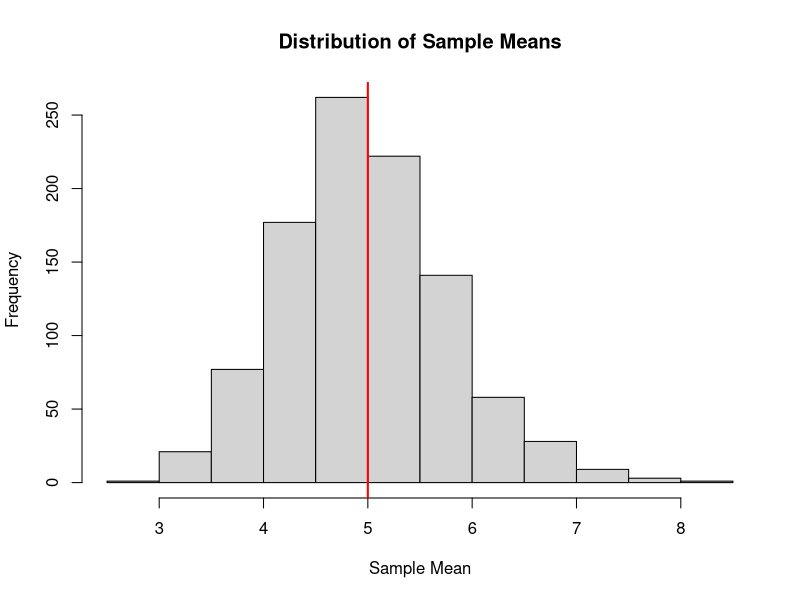
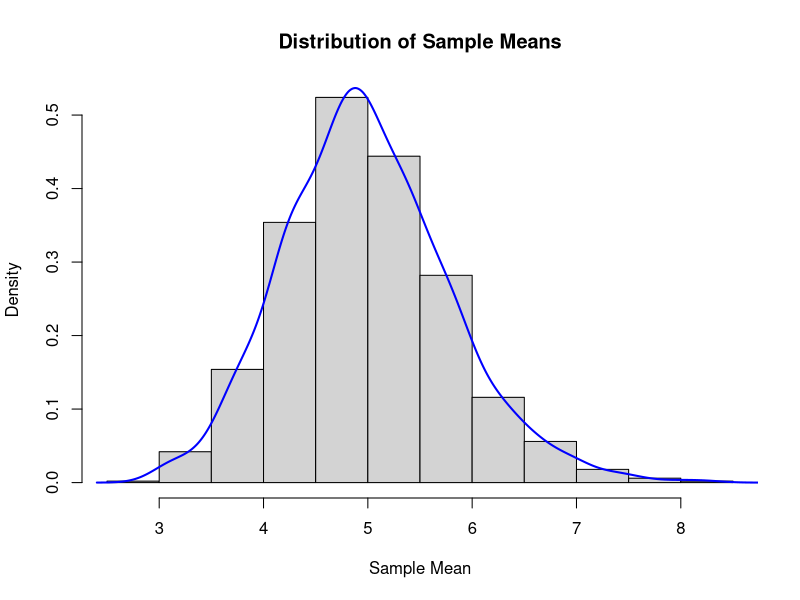
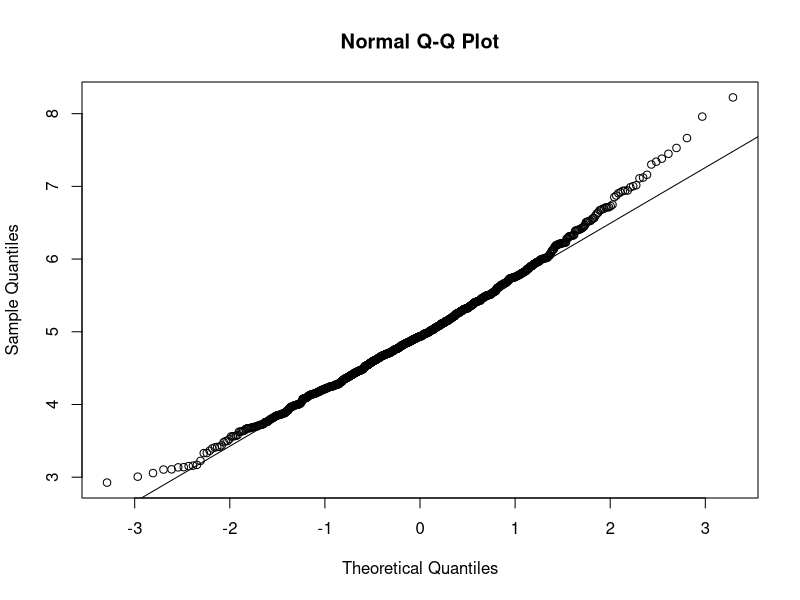

Recreate these plots in R, in order.
## ---- chunk 1
set.seed(42)
lambda <- 0.2
n <- 40
num_sims <- 1000

sim_means <- replicate(num_sims, mean(rexp(n, lambda)))

#Sample Mean versus Theoretical Mean
#The theoretical mean of the exponential distribution is 1/lambda. Let's compare the sample mean from our simulations to the theoretical mean:

theoretical_mean <- 1/lambda
sample_mean <- mean(sim_means)

paste("Theoretical Mean:", theoretical_mean)
paste("Sample Mean:", sample_mean)

#We can visualize the distribution of sample means using a histogram:

hist(sim_means, main = "Distribution of Sample Means", xlab = "Sample Mean")
abline(v = theoretical_mean, col = "red", lwd = 2)

#The red vertical line represents the theoretical mean.
#Sample Variance versus Theoretical Variance
#The theoretical variance of the exponential distribution is (1/lambda)^2. Let's compare the sample variance from our simulations to the theoretical variance:

theoretical_var <- (1/lambda)^2
sample_var <- var(sim_means)

paste("Theoretical Variance:", theoretical_var)
paste("Sample Variance:", sample_var)

#Distribution
#To check if the distribution of sample means is approximately normal, we can create a histogram and a Q-Q plot:

hist(sim_means, main = "Distribution of Sample Means", xlab = "Sample Mean", prob = TRUE)
lines(density(sim_means), col = "blue", lwd = 2)

qqnorm(sim_means)
qqline(sim_means)

#If the distribution is approximately normal, the histogram should resemble a bell curve, and the Q-Q plot should show the points falling close to the straight line.

#Tooth Growth Analysis
#Data Summary
#Let's load the ToothGrowth data and perform some basic exploratory data analysis:

data(ToothGrowth)
summary(ToothGrowth)

#Confidence Intervals and Hypothesis Tests
#We can use confidence intervals and hypothesis tests to compare tooth growth by supplement type (supp) and dose:

# Compare tooth growth by supplement type
t.test(len ~ supp, data = ToothGrowth)

# Compare tooth growth by dose
anova(lm(len ~ dose, data = ToothGrowth))

#Conclusions and Assumptions
#Based on the results of the confidence intervals and hypothesis tests, we can draw conclusions about the differences in tooth growth by supplement type and dose. It's important to state any assumptions made, such as the independence of observations, normality of the data, and equal variances between groups.




